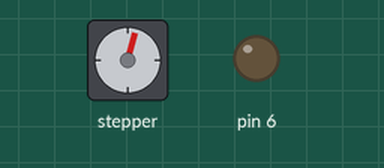
Simulated run of this sketch. Board: Arduino Uno, built with avr-gcc and run on an emulated ATmega328P. On the bench: stepper motor, output pins drawn as LEDs (lit = HIGH). Wiring (inferred from the names in the program): stepper motor driver (200 steps per turn assumed): step pin 5; direction pin 4. Pins used as bus, display or sensor lines are not drawn.

Above: at 0.05 s.
Timing chart, 0 to 3.0 s (numbered marks = the images above):
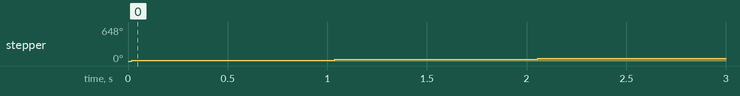

Measured:
- by itself, stepper: turns 16° clockwise in 0.00 s, repeating every 1.0 s

The sketch:

arduino.ino
```cpp
// AUTHOR: Mark McNulty
#include "stepper.h"

#define BAUD (9600)
#define ENABLE 6
#define stepPin 5
#define dirPin 4

// define the stepper motor
stepper motor(stepPin, dirPin, ENABLE, 1000);

// defines pins
void setup() {
  Serial.begin(9600);
}

/*
 * NOTES
 *  The motor takes 200 steps to go 360 degrees
 *  each step is 1.8 degrees
 *
 *  There are 9 degrees per number
 */
void loop() {
  // move the motor to the zero position
  motor.move(9);
  delay(1000);

  // motor.move(-200);
  // delay(2000);
}
```

stepper.cpp
```cpp
#include "stepper.h"
using namespace std;

/*
NOTES:
    - The motor takes 200 steps to go 360 degrees
    - each step is 1.8 degrees
    - There are 9 degrees per number
    - 5 steps per number for the lock
*/

stepper::stepper(int stepPinIn, int dirPinIn, int enableIn, int delayVelocityIn) {
    // define the pins
    stepPin = stepPinIn;
    dirPin = dirPinIn;
    enable = enableIn;

    delayVelocity = delayVelocityIn;
    steps = 0;
    angle = 0;

    // set the pins as outputs
    pinMode(stepPin, OUTPUT);
    pinMode(dirPin, OUTPUT);
    pinMode(enable, OUTPUT);

    digitalWrite(enable, LOW);
}

/*
void move(int stepsIn)

This function moves the stepper motor a certain number of steps
*/
void stepper::move(int stepsIn){
    // set the direction
    if (stepsIn > 0) {
        digitalWrite(dirPin, HIGH);
    }
    else {
        digitalWrite(dirPin, LOW);
    }

    stepsIn = abs(stepsIn);

    // rotate the motor
    for(int x = 0; x < stepsIn; x++) {
        digitalWrite(stepPin, HIGH);
        delayMicroseconds(delayVelocity);    // by changing this time delay between the steps we can change the rotation speed
        digitalWrite(stepPin, LOW);
        delayMicroseconds(delayVelocity);
    }
}

/*
void moveRelSteps(int stepsIn)

INPUT: stepsIn - the number of steps to move the motor rel from the CURRENT position

OUTPUT: none

FUNCTION: moves the motor to the absolute position of stepsIn relative to the CURRENT position
*/
void stepper::moveRelSteps(int stepsIn){
    // redefine the overall variables
    steps += stepsIn;

    move(stepsIn);
}

/*
void moveAbsSteps(int stepsIn)

INPUT: stepsIn - the number of steps to move the motor abs from the zero position

OUTPUT: none

FUNCTION: moves the motor to the absolute position of stepsIn relative to the zero position
*/
void stepper::moveAbsSteps(int stepsIn){
    // calculate the number of steps to move
    int moveSteps = stepsIn - steps;
    steps = stepsIn;

    // move the motor
    move(moveSteps);
}

/*
void moveRelAngle(float angle)

INPUT: angle - the angle relative to the CURRENT position to move the motor

OUTPUT: none

FUNCTION: moves the motor to the RELATIVE angle relative to the CURRENT position
*/
void stepper::moveRelAngle(float angleIn){
    // redefine the overall variables
    int moveStep = round(angleIn / 1.8);

    // redefine the overall variables
    steps += moveStep;
    angle += round(angleIn / 1.8) * 1.8;

    // move the motor
    move(moveStep);
}

/*
void moveAbsAngle(float angle)

INPUT: angle - the angle absolute to the zero position

OUTPUT: none

FUNCTION: moves the motor to the ABSOLUTE angle relative to the zero position
*/
void stepper::moveAbsAngle(float angleIn){
    // redefine the overall variables
    int moveStep = round(angleIn / 1.8) - steps;

    // redefine the overall variables
    angle = round(angleIn / 1.8) * 1.8;
    steps = round(angleIn / 1.8);

    // move the motor
    move(moveStep);
}

/*
void fullTurn(int direction);

INPUT: angle - the angle absolute to the zero position

OUTPUT: none

FUNCTION: moves the motor to the ABSOLUTE angle relative to the zero position
*/
void stepper::fullTurn(int direction){
    // set the direction
    if (direction == 1) {
        digitalWrite(dirPin, HIGH);
    }
    else {
        digitalWrite(dirPin, LOW);
    }

    move(200);
}

/*
GET FUNCTIONS
*/
int stepper::getSteps(){
    return steps;
}

float stepper::getAngle(){
    return angle;
}

int stepper::getDelayVelocity(){
    return delayVelocity;
}


/*
SET FUNCTIONS
*/
void stepper::setSteps(int stepsIn){
    steps = stepsIn;
}

void stepper::setAngle(float angleIn){
    angle = angleIn;
}

void stepper::setDelayVelocity(int delayVelocityIn){
    delayVelocity = delayVelocityIn;
}
```

stepper.h
```cpp
#ifndef stepper_h
#define stepper_h

#include <Arduino.h>

class stepper {
    private:
    // private variables
    // define
        int stepPin;
        int dirPin;
        int enable;

        float angle;
        int steps;
        int delayVelocity;

    public:
    // define the constructor
        stepper(int stepPinIn, int dirPinIn, int enableIn, int delayVelocityIn);

    // control the stepper motor
        void move(int stepsIn);
        void moveRelSteps(int stepsIn);
        void moveAbsSteps(int stepsIn);
        void moveRelAngle(float angleIn);
        void moveAbsAngle(float angleIn);

    // general functions
        void fullTurn(int direction);
        void resetLock();

    // get the private variables
        float getAngle();
        int getSteps();
        int getDelayVelocity();

    // set the private variables
        void setAngle(float angleIn);
        void setSteps(int stepsIn);
        void setDelayVelocity(int delayVelocityIn);

};

#endif
```
